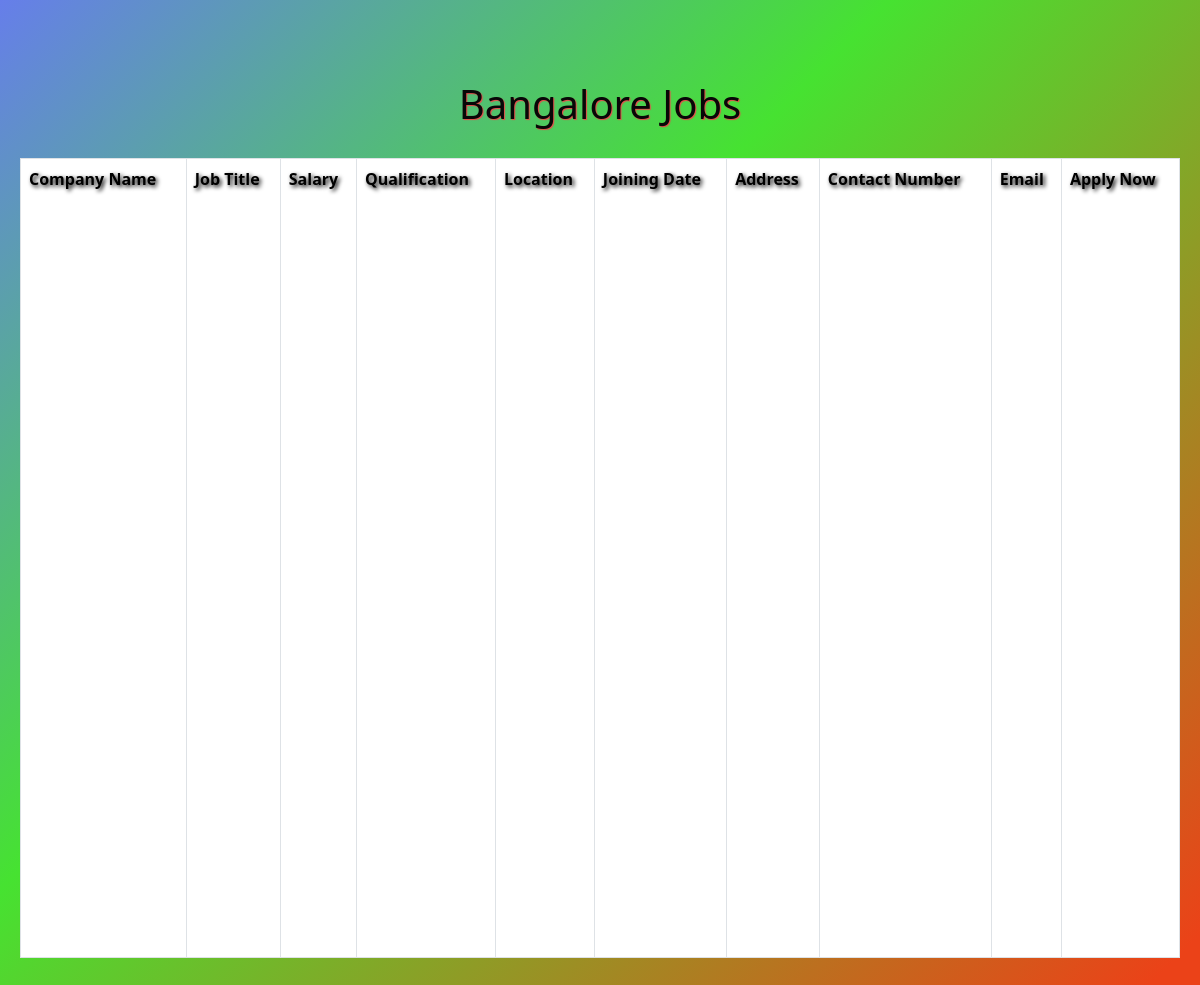
The page /banglore/ on the database as committed earlier.
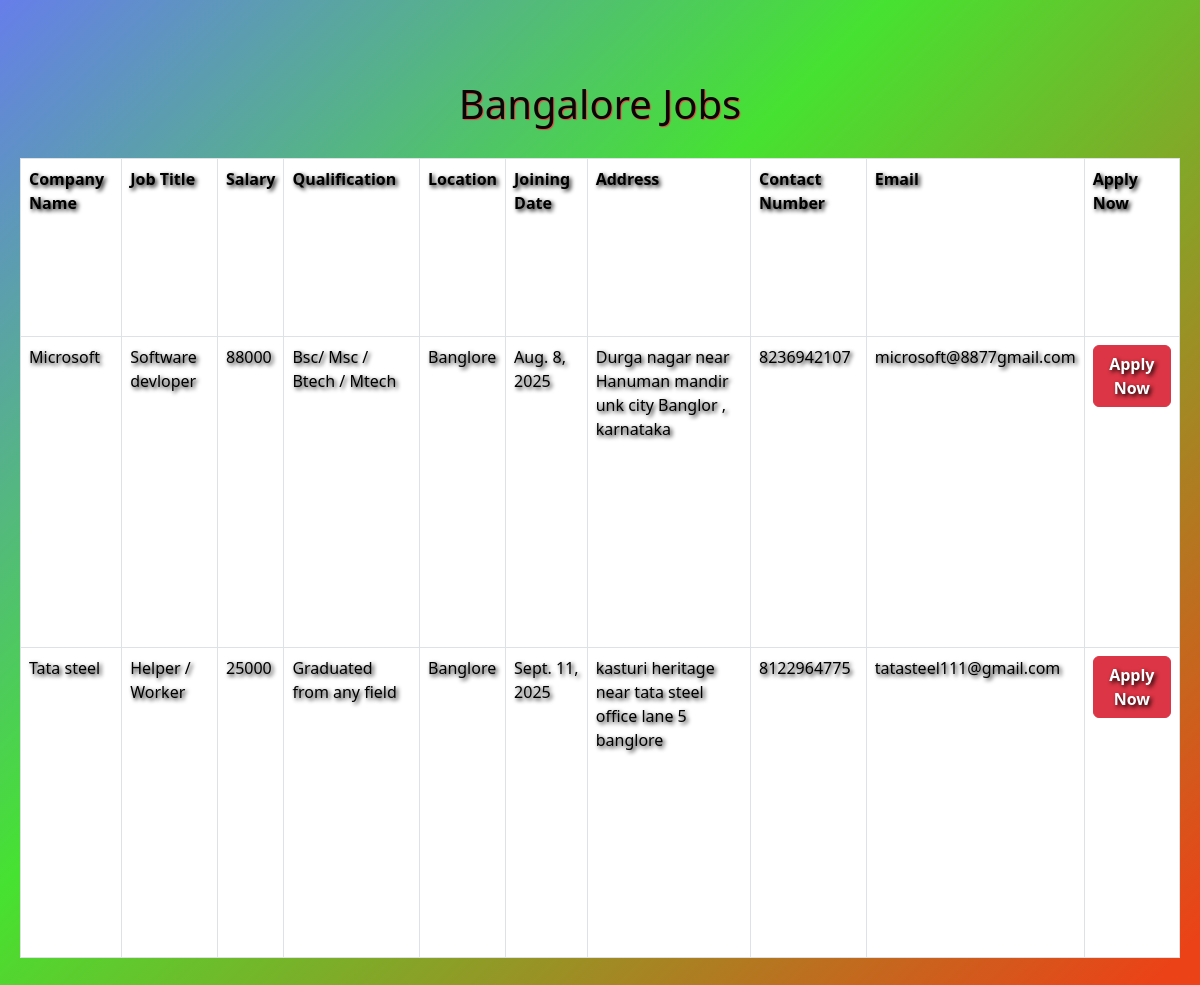
The same page on the database as committed later.
### jobapp/models.py (models this page shows)
class bangloreJobs(models.Model):
    companyName = models.CharField(max_length=100)
    jobTitle = models.CharField()
    salary = models.CharField()
    qualification = models.CharField()
    location = models.CharField()
    joiningDate = models.DateField()
    address = models.CharField()
    contactNumber = models.CharField()
    email = models.CharField()
    applyNow = models.CharField()

### jobapp/views.py (the view)
# urls.py: path("banglore/", views.bangloreJobsList),
def bangloreJobsList(request):
    bangloreJobsView = bangloreJobs.objects.all()
    return render(request, 'bangloreJobs.html', {'bangloreJobsView': bangloreJobsView})

### templates/bangloreJobs.html (shortened to what this page needs)
<!DOCTYPE html>
{% load static %}
<html lang="en">
  <head>
    <link
      href="https://cdn.jsdelivr.net/npm/bootstrap@5.3.7/dist/css/bootstrap.min.css"
      rel="stylesheet"
    />
    <link rel="stylesheet" href="{% static 'css/style.css' %}" />
  </head>
  <body
    class="bangloreJobs"
    style="
      background: linear-gradient(135deg, #667eea 0%, #46e231 40%, #eb4218 96%);
      background-attachment: fixed;
      margin: 0;
      min-height: 100vh;
    "
  >
    <h1
      style="
        font-size: 2.5rem;
        text-align: center;
        color: rgb(7, 7, 7);
        margin-bottom: 30px;
        margin-top: 30px;
        text-shadow: 1px 1px 1px rgb(234, 74, 74);
      "
    >
      Bangalore Jobs
    </h1>
    <table class="table table-bordered" style="min-height: 100vh">
      <tr>
        <th>Company Name</th>
        <th>Job Title</th>
        <th>Salary</th>
        <th>Qualification</th>
        <th>Location</th>
        <th>Joining Date</th>
        <th>Address</th>
        <th>Contact Number</th>
        <th>Email</th>
        <th>Apply Now</th>
      </tr>
      {% for job in bangloreJobsView %}
      <tr>
        <td>{{ job.companyName }}</td>
        <td>{{ job.jobTitle }}</td>
        <td>{{ job.salary }}</td>
        <td>{{ job.qualification }}</td>
        <td>{{ job.location }}</td>
        <td>{{ job.joiningDate }}</td>
        <td>{{ job.address }}</td>
        <td>{{ job.contactNumber }}</td>
        <td>{{ job.email }}</td>
        <td>
          <a
            href="/applybtn"
            class="btn btn-danger"
            style="text-decoration: none; color: white; font-weight: bold"
          >
            Apply Now
          </a>
        </td>
      </tr>
      {% endfor %}
    </table>
  </body>
</html>

### static/css/style.css (style rules this page uses)
* { margin: 0; padding: 0; box-sizing: border-box; }
.mumbaiJobs , .puneJobs, .bangloreJobs, .delhiJobs { background-size: cover; background-position: center; background-repeat: no-repeat; background-attachment: fixed; min-height: 100vh; padding: 50px 20px; color: #ffffff; text-shadow: 2px 2px 4px #000000; }
h1, h2, h3, p { max-width: 800px; margin: 10px auto; }

Rows that differ between the two databases and show on the page:
added bangloreJobs: companyName "Microsoft", jobTitle "Software devloper", salary "88000", qualification "Bsc/ Msc / Btech / Mtech", location "Banglore", joiningDate "Aug. 8, 2025", address "Durga nagar near Hanuman mandir unk city Banglor , karnataka", contactNumber "8236942107", email "microsoft@8877gmail.com"
added bangloreJobs: companyName "Tata steel", jobTitle "Helper / Worker", salary "25000", qualification "Graduated from any field", location "Banglore", joiningDate "Sept. 11, 2025", address "kasturi heritage near tata steel office lane 5 banglore", contactNumber "8122964775", email "tatasteel111@gmail.com"
